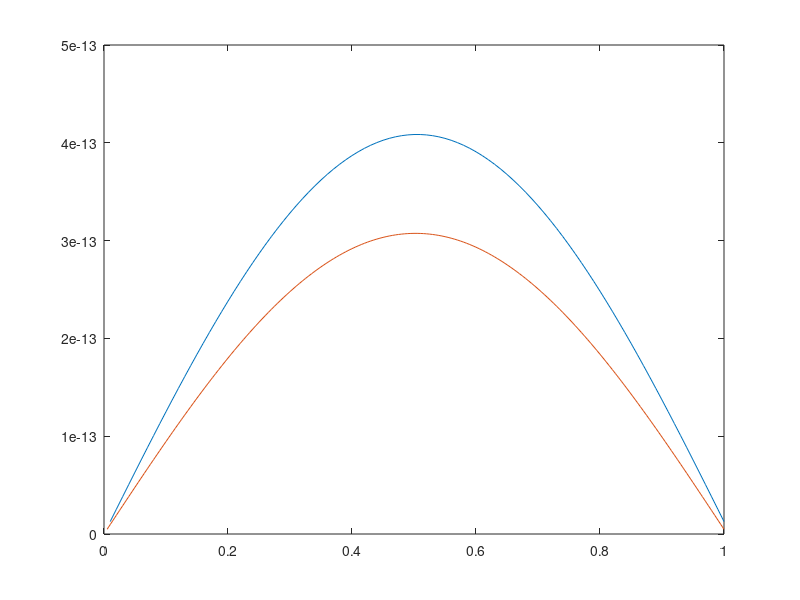

The MATLAB source for this figure: (Note: this script raises an error after producing the figure.)
T=3;
d=[0.01 0.005 0.025 0.02 0.01 0.005  ];
for l=1:6
h=d(l);
n=(1/h);
t=0.001;
m=(T/t);
e=ones(n,1);
A=spdiags([e -2*e e],-1:1,n,n);
A=A/(h*h);
I=eye(n);
U0=ones(n,1);
M=(inv(I-A*t/2))*(I+A*t/2);
for i=1:n
    if (i*h>0.4 && i*h<0.6)
        U0(i)=2;
    end
    x(i)=i*h;
end
   U=(M^m)*U0
   plot(x,U);
   hold on
end
